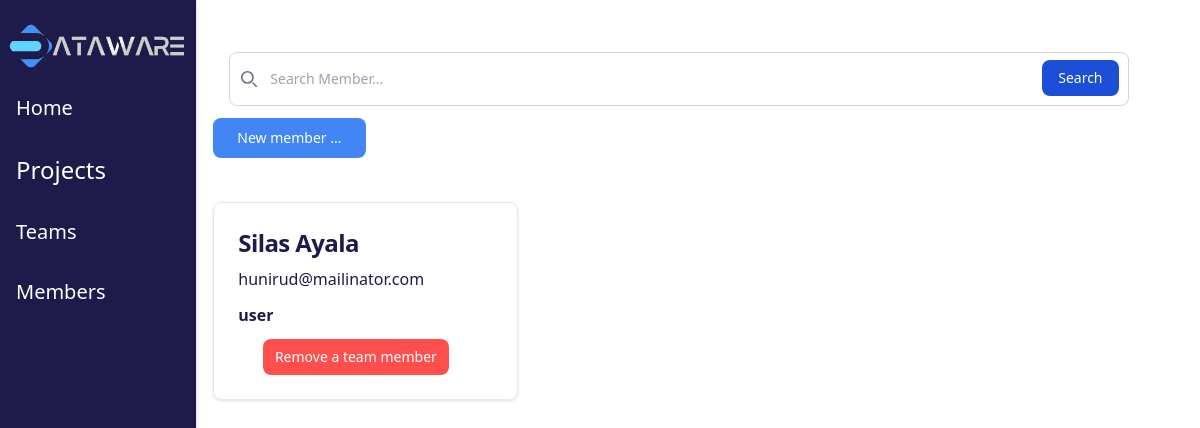
Page /ScrumMaster/member.php on the committed database.
### tables this page shows
CREATE TABLE `users` (
  `iduser` int(11) NOT NULL,
  `password` varchar(255) DEFAULT NULL,
  `email` varchar(255) DEFAULT NULL,
  `rol` int(11) DEFAULT 0,
  `firstname` varchar(50) DEFAULT NULL,
  `lastname` varchar(50) DEFAULT NULL,
  `idteam` int(11) DEFAULT NULL,
  `idproject` int(11) DEFAULT NULL
);

### ScrumMaster/member.php (the view, shortened to what this page needs)
<?php
include ('../connect.php');
?>
<?php
$sql = "SELECT iduser,firstname,lastname,email,rol,idteam FROM users WHERE rol=0";
$sth =  $conn->prepare($sql);
$sth->execute();
 $data=$sth->fetchAll();
?>
<!DOCTYPE html>
<html>
  <head>
    <script src="https://cdn.tailwindcss.com"></script>
  </head>
  <body class="">
    <div class="flex gap-4 mr-4">
      <div class="h-screen w-1/6 bg-white border-r shadow-md md:bg-dark">
        <ul class="space-y-4 text-lg sidebar bg-dark text-white mt-5">
           <div class="flex items-center justify-center">
          <img src="../image/testlogo.png" alt="logo.png" class="w-full">
        </div>
          <li>
            <a
              href="../index.php"
              class="block py-2 px-4 hover:bg-btn hover:text-dark text-xl"
              >Home</a
            >
          </li>
          <li>
            <a
              href="./projet.php"
              class="block py-2 px-4 hover:bg-btn hover:text-dark text-2xl"
              >Projects</a
            >
          </li>
          <li>
            <a
              href="./team.php"
              class="block py-2 px-4 hover:bg-btn hover:text-dark text-xl"
              >Teams</a
            >
          </li>
          <li>
            <a
              href="./member.php"
              class="block py-2 px-4 hover:bg-btn hover:text-dark text-xl"
              >Members</a
            >
          </li>
        </ul>
      </div>
      <div class="w-4/5">
        <div class="rounded-lg mt-10 px-4 py-3 mr-4">
          <form method="POST">
            <div class="relative">
              <div
                class="absolute inset-y-0 start-0 flex items-center ps-3 pointer-events-none"
              >
              </div>
              <input
                type="search"
                id="default-search"
                class="block w-full p-4 ps-10 text-sm text-gray-900 border border-gray-300 rounded-lg dark:border-gray-600 dark:placeholder-gray-400 dark:text-white dark:focus:ring-blue-500 dark:focus:border-blue-500"
                placeholder="Search Member..."
                required
              />
              <button
                type="submit"
                class="text-white absolute end-2.5 bottom-2.5 bg-blue-700 hover:bg-blue-800 focus:ring-4 focus:outline-none focus:ring-blue-300 font-medium rounded-lg text-sm px-4 py-2 dark:bg-blue-600 dark:hover:bg-blue-700 dark:focus:ring-blue-800"
              >
                Search
              </button>
            </div>
          </form>
        </div>
        <a href="./addmember.php"
          type="button"
          class="text-white bg-[#4285F4] hover:bg-[#4285F4]/90 focus:ring-4 focus:outline-none focus:ring-[#4285F4]/50 font-medium rounded-lg text-sm px-6 py-2.5 text-center inline-flex items-center dark:focus:ring-[#4285F4]/55 me-2 mb-2"
        >
          New member ...
        </a>
        <div class="grid md:grid-cols-3 md:grid-rows-2 gap-4 mt-7 grid-cols-1">
           <?php
  foreach($data as $arrayvalue){
  ?>
          <div
            class="mt-2 p-6 border rounded-lg shadow dark:bg-white "
          >
            <a href="#">
              <h5 class="mb-2 text-2xl font-bold tracking-tight text-dark">
               <?php   echo $arrayvalue['firstname'] ." ". $arrayvalue['lastname']; ?>
              </h5>
            </a>
            <p class="mb-3 font-normal text-dark">
             <?php echo $arrayvalue['email'];?>
            </p>
            <p class="mb-3 font-bold text-dark ">
             <?php if($arrayvalue['rol']==0){ echo 'user';}
              ?>
            </p>
            <div class="flex items-center justify-center gap-5">
                <?php
              if ($arrayvalue['idteam'] == null) {
              ?>
             <a
                href="Addtoteam.php?iduser=<?php echo $arrayvalue['iduser']?>"
                class="inline-flex items-center px-5 py-2 text-sm font-medium text-center text-white bg-blue-700 rounded-lg hover:bg-dark dark:bg-blue-600 dark:hover:bg-blue-700 dark:focus:ring-blue-800"
              >
                Add to team
              </a>
           <?php
              }else{
              ?>
                <a href="Removemember.php?iduser=<?= $arrayvalue["iduser"]?>" class="inline-flex items-center px-3 py-2 text-sm font-medium text-center bg-deleted text-white bg-hoverd rounded-lg hover:bg-dark " onclick="return confirm('Are you sure you want to delete this member?')">Remove a team member</a>
              <?php } ?>
           </div>
          </div>
           <?php } ?>
          </div>
          </div>
        </div>
  </body>
</html>

### rows in the picture
users: firstname "Silas", lastname "Ayala", email "hunirud@mailinator.com", rol "user"
